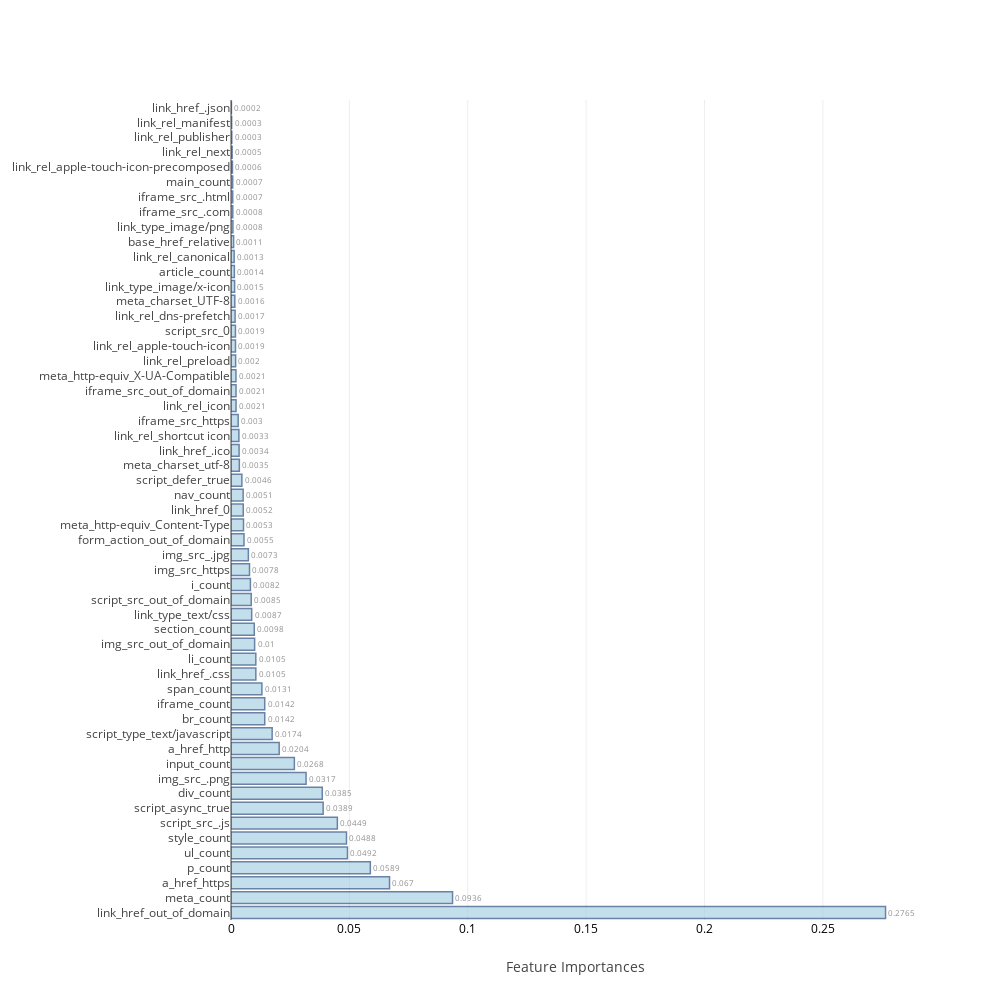
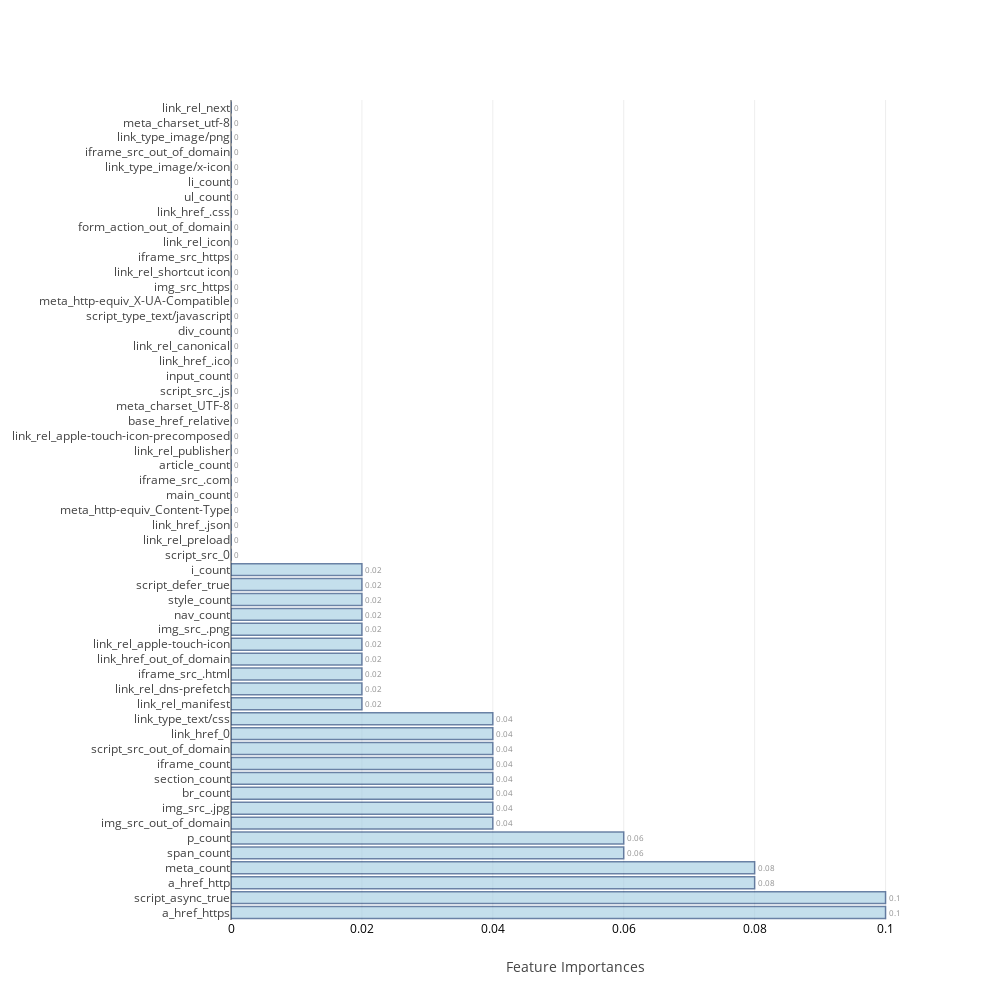
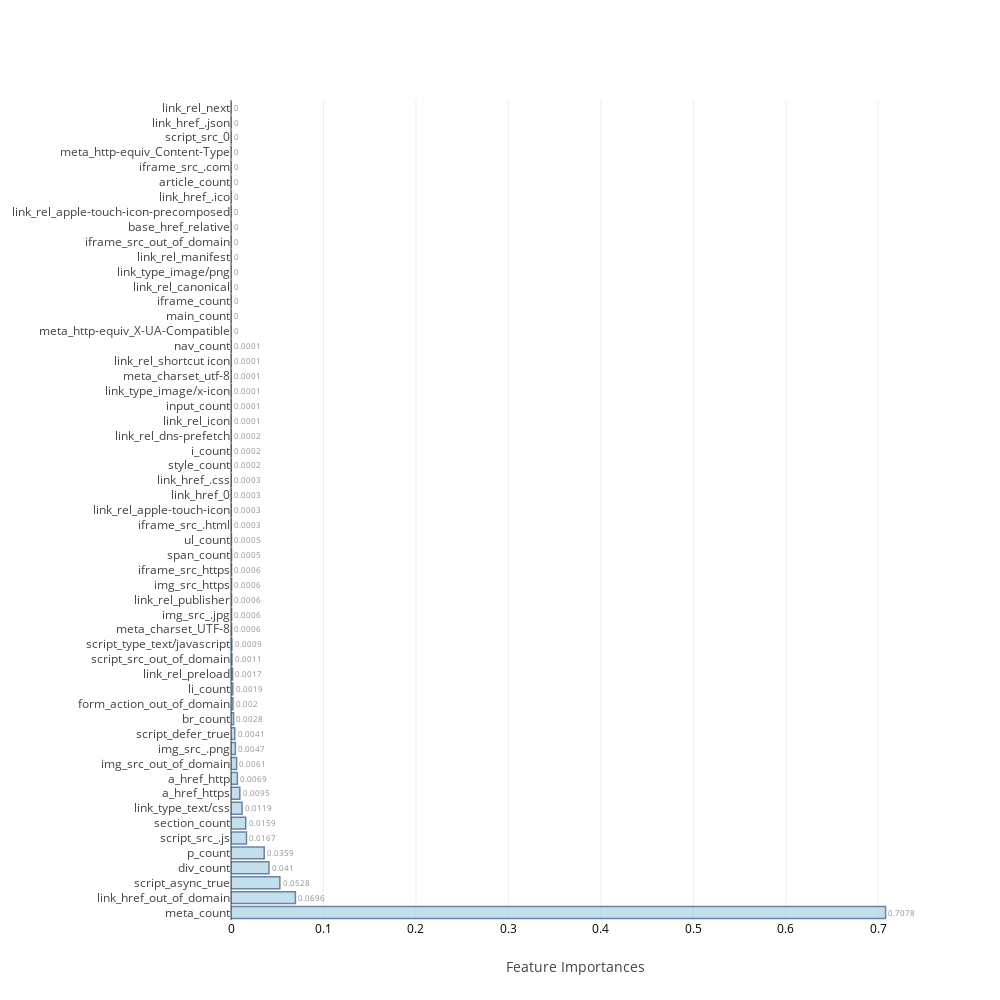
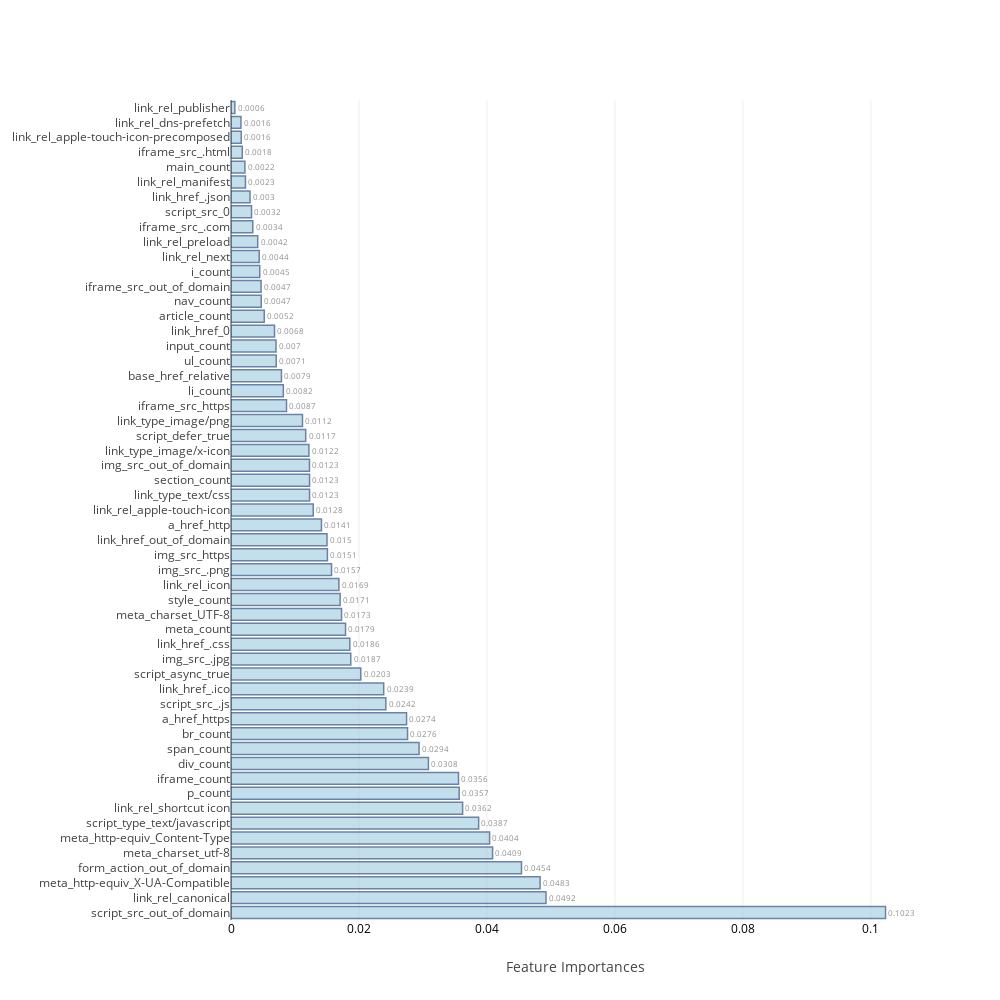

Write notebook code for charts like these, in order.
### Code cell
ind_columns=['KNeighborsClassifier','LogisticRegression','RandomForestClassifier','AdaBoostClassifier',
             'GradientBoostingClassifier','ExtraTreeClassifier','BaggingClassifier','Neural Network-1']

f=[KNN_model,Logistic_model,RandomForest,AdaBoost,GradientBoosting, ExtraTree,Bagging,DeepLearning1]

## Table to store training and test measures
table_80_50_train=pd.DataFrame(columns=['accuracy','TP','TN','FP','FN','FPR','FNR'])
table_80_50_test=pd.DataFrame(columns=['accuracy','TP','TN','FP','FN','FPR','FNR','auc','MCC'])

feat_imp=[None]*4
j=0
for i in range(0,8):
    if i>=2 and i<=5:
        model,cm_train,cm_test,acc_train,acc_test,roc_auc,feat_imp[j],mcc=f[i](scaled_X_train,train_Y,scaled_X_test,test_Y,columns)
        j=j+1
    else:
        model,cm_train,cm_test,acc_train,acc_test,roc_auc,mcc=f[i](scaled_X_train,train_Y,scaled_X_test,test_Y)
    table_80_50_train.loc[i]=   ([acc_train,cm_train.TP,cm_train.TN,cm_train.FP,cm_train.FN,cm_train.FPR,cm_train.FNR])
    table_80_50_test.loc[i] =   ([acc_test ,cm_test.TP, cm_test.TN, cm_test.FP, cm_test.FN, cm_test.FPR, cm_test.FNR,roc_auc,mcc])
    print("\n")

### Figure 1 — Plotly figure (JSON) as saved in the notebook; plotly's stock layout.template omitted (floating-point values rounded to 4 significant figures)
{"data": [{"marker": {"color": "rgb(158,202,225)", "line": {"color": "rgb(8,48,107)", "width": 1.5}}, "opacity": 0.6, "orientation": "h", "text": [0.2765, 0.0936, 0.067, 0.0589, 0.0492, 0.0488, 0.0449, 0.0389, 0.0385, 0.0317, 0.0268, 0.0204, 0.0174, 0.0142, 0.0142, 0.0131, 0.0105, 0.0105, 0.01, 0.0098, 0.0087, 0.0085, 0.0082, 0.0078, 0.0073, 0.0055, 0.0053, 0.0052, 0.0051, 0.0046, 0.0035, 0.0034, 0.0033, 0.003, 0.0021, 0.0021, 0.0021, 0.002, 0.0019, 0.0019, 0.0017, 0.0016, 0.0015, 0.0014, 0.0013, 0.0011, 0.0008, 0.0008, 0.0007, 0.0007, 0.0006, 0.0005, 0.0003, 0.0003, 0.0002], "textposition": "outside", "type": "bar", "uid": "f3161a34-a0f7-42b7-b001-867037237b07", "x": [0.2765, 0.09357, 0.06696, 0.05885, 0.04919, 0.04877, 0.04492, 0.03892, 0.03855, 0.0317, 0.02676, 0.02035, 0.01738, 0.01425, 0.01424, 0.01305, 0.01049, 0.01048, 0.009977, 0.00983, 0.008736, 0.008543, 0.008194, 0.007815, 0.007328, 0.005495, 0.00528, 0.005173, 0.005137, 0.00459, 0.003517, 0.003415, 0.003333, 0.003029, 0.002128, 0.002114, 0.002092, 0.001954, 0.001899, 0.001872, 0.001731, 0.001604, 0.001526, 0.001422, 0.001331, 0.001105, 0.0008073, 0.0007507, 0.0007314, 0.00072, 0.0006128, 0.0004803, 0.0003389, 0.0002812, 0.0001827], "y": ["link_href_out_of_domain", "meta_count", "a_href_https", "p_count", "ul_count", "style_count", "script_src_.js", "script_async_true", "div_count", "img_src_.png", "input_count", "a_href_http", "script_type_text/javascript", "br_count", "iframe_count", "span_count", "link_href_.css", "li_count", "img_src_out_of_domain", "section_count", "link_type_text/css", "script_src_out_of_domain", "i_count", "img_src_https", "img_src_.jpg", "form_action_out_of_domain", "meta_http-equiv_Content-Type", "link_href_0", "nav_count", "script_defer_true", "meta_charset_utf-8", "link_href_.ico", "link_rel_shortcut icon", "iframe_src_https", "link_rel_icon", "iframe_src_out_of_domain", "meta_http-equiv_X-UA-Compatible", "link_rel_preload", "link_rel_apple-touch-icon", "script_src_0", "link_rel_dns-prefetch", "meta_charset_UTF-8", "link_type_image/x-icon", "article_count", "link_rel_canonical", "base_href_relative", "link_type_image/png", "iframe_src_.com", "iframe_src_.html", "main_count", "link_rel_apple-touch-icon-precomposed", "link_rel_next", "link_rel_publisher", "link_rel_manifest", "link_href_.json"]}], "layout": {"autosize": false, "height": 1000, "width": 1000, "xaxis": {"tickfont": {"color": "black", "size": 12}, "title": "Feature Importances"}, "yaxis": {"automargin": true}}}

### Figure 2 — Plotly figure (JSON) as saved in the notebook; plotly's stock layout.template omitted (floating-point values rounded to 4 significant figures)
{"data": [{"marker": {"color": "rgb(158,202,225)", "line": {"color": "rgb(8,48,107)", "width": 1.5}}, "opacity": 0.6, "orientation": "h", "text": [0.1, 0.1, 0.08, 0.08, 0.06, 0.06, 0.04, 0.04, 0.04, 0.04, 0.04, 0.04, 0.04, 0.04, 0.02, 0.02, 0.02, 0.02, 0.02, 0.02, 0.02, 0.02, 0.02, 0.02, 0, 0, 0, 0, 0, 0, 0, 0, 0, 0, 0, 0, 0, 0, 0, 0, 0, 0, 0, 0, 0, 0, 0, 0, 0, 0, 0, 0, 0, 0, 0], "textposition": "outside", "type": "bar", "uid": "c3d4dfd0-db03-4b76-b26f-9791de8c0142", "x": [0.1, 0.1, 0.08, 0.08, 0.06, 0.06, 0.04, 0.04, 0.04, 0.04, 0.04, 0.04, 0.04, 0.04, 0.02, 0.02, 0.02, 0.02, 0.02, 0.02, 0.02, 0.02, 0.02, 0.02, 0, 0, 0, 0, 0, 0, 0, 0, 0, 0, 0, 0, 0, 0, 0, 0, 0, 0, 0, 0, 0, 0, 0, 0, 0, 0, 0, 0, 0, 0, 0], "y": ["a_href_https", "script_async_true", "a_href_http", "meta_count", "span_count", "p_count", "img_src_out_of_domain", "img_src_.jpg", "br_count", "section_count", "iframe_count", "script_src_out_of_domain", "link_href_0", "link_type_text/css", "link_rel_manifest", "link_rel_dns-prefetch", "iframe_src_.html", "link_href_out_of_domain", "link_rel_apple-touch-icon", "img_src_.png", "nav_count", "style_count", "script_defer_true", "i_count", "script_src_0", "link_rel_preload", "link_href_.json", "meta_http-equiv_Content-Type", "main_count", "iframe_src_.com", "article_count", "link_rel_publisher", "link_rel_apple-touch-icon-precomposed", "base_href_relative", "meta_charset_UTF-8", "script_src_.js", "input_count", "link_href_.ico", "link_rel_canonical", "div_count", "script_type_text/javascript", "meta_http-equiv_X-UA-Compatible", "img_src_https", "link_rel_shortcut icon", "iframe_src_https", "link_rel_icon", "form_action_out_of_domain", "link_href_.css", "ul_count", "li_count", "link_type_image/x-icon", "iframe_src_out_of_domain", "link_type_image/png", "meta_charset_utf-8", "link_rel_next"]}], "layout": {"autosize": false, "height": 1000, "width": 1000, "xaxis": {"tickfont": {"color": "black", "size": 12}, "title": "Feature Importances"}, "yaxis": {"automargin": true}}}

### Figure 3 — Plotly figure (JSON) as saved in the notebook; plotly's stock layout.template omitted (floating-point values rounded to 4 significant figures)
{"data": [{"marker": {"color": "rgb(158,202,225)", "line": {"color": "rgb(8,48,107)", "width": 1.5}}, "opacity": 0.6, "orientation": "h", "text": [0.7078, 0.0696, 0.0528, 0.041, 0.0359, 0.0167, 0.0159, 0.0119, 0.0095, 0.0069, 0.0061, 0.0047, 0.0041, 0.0028, 0.002, 0.0019, 0.0017, 0.0011, 0.0009, 0.0006, 0.0006, 0.0006, 0.0006, 0.0006, 0.0005, 0.0005, 0.0003, 0.0003, 0.0003, 0.0003, 0.0002, 0.0002, 0.0002, 0.0001, 0.0001, 0.0001, 0.0001, 0.0001, 0.0001, 0, 0, 0, 0, 0, 0, 0, 0, 0, 0, 0, 0, 0, 0, 0, 0], "textposition": "outside", "type": "bar", "uid": "bb4e26a6-a74f-4bb7-9645-a01a1324512d", "x": [0.7078, 0.06965, 0.05284, 0.04103, 0.03592, 0.01674, 0.01593, 0.01194, 0.009517, 0.006885, 0.006051, 0.004699, 0.004084, 0.002774, 0.002021, 0.001897, 0.001669, 0.001056, 0.0009041, 0.0006436, 0.0006197, 0.0006003, 0.0005788, 0.0005548, 0.0005378, 0.0004732, 0.000296, 0.000282, 0.0002697, 0.000257, 0.0002286, 0.0002031, 0.000151, 0.0001331, 0.000129, 0.0001197, 0.0001167, 9.586e-05, 8.805e-05, 4.83e-05, 4.022e-05, 3.871e-05, 3.587e-05, 1.655e-05, 6.94e-06, 6.637e-06, 0, 0, 0, 0, 0, 0, 0, 0, 0], "y": ["meta_count", "link_href_out_of_domain", "script_async_true", "div_count", "p_count", "script_src_.js", "section_count", "link_type_text/css", "a_href_https", "a_href_http", "img_src_out_of_domain", "img_src_.png", "script_defer_true", "br_count", "form_action_out_of_domain", "li_count", "link_rel_preload", "script_src_out_of_domain", "script_type_text/javascript", "meta_charset_UTF-8", "img_src_.jpg", "link_rel_publisher", "img_src_https", "iframe_src_https", "span_count", "ul_count", "iframe_src_.html", "link_rel_apple-touch-icon", "link_href_0", "link_href_.css", "style_count", "i_count", "link_rel_dns-prefetch", "link_rel_icon", "input_count", "link_type_image/x-icon", "meta_charset_utf-8", "link_rel_shortcut icon", "nav_count", "meta_http-equiv_X-UA-Compatible", "main_count", "iframe_count", "link_rel_canonical", "link_type_image/png", "link_rel_manifest", "iframe_src_out_of_domain", "base_href_relative", "link_rel_apple-touch-icon-precomposed", "link_href_.ico", "article_count", "iframe_src_.com", "meta_http-equiv_Content-Type", "script_src_0", "link_href_.json", "link_rel_next"]}], "layout": {"autosize": false, "height": 1000, "width": 1000, "xaxis": {"tickfont": {"color": "black", "size": 12}, "title": "Feature Importances"}, "yaxis": {"automargin": true}}}

### Figure 4 — Plotly figure (JSON) as saved in the notebook; plotly's stock layout.template omitted (floating-point values rounded to 4 significant figures)
{"data": [{"marker": {"color": "rgb(158,202,225)", "line": {"color": "rgb(8,48,107)", "width": 1.5}}, "opacity": 0.6, "orientation": "h", "text": [0.1023, 0.0492, 0.0483, 0.0454, 0.0409, 0.0404, 0.0387, 0.0362, 0.0357, 0.0356, 0.0308, 0.0294, 0.0276, 0.0274, 0.0242, 0.0239, 0.0203, 0.0187, 0.0186, 0.0179, 0.0173, 0.0171, 0.0169, 0.0157, 0.0151, 0.015, 0.0141, 0.0128, 0.0123, 0.0123, 0.0123, 0.0122, 0.0117, 0.0112, 0.0087, 0.0082, 0.0079, 0.0071, 0.007, 0.0068, 0.0052, 0.0047, 0.0047, 0.0045, 0.0044, 0.0042, 0.0034, 0.0032, 0.003, 0.0023, 0.0022, 0.0018, 0.0016, 0.0016, 0.0006], "textposition": "outside", "type": "bar", "uid": "ab752a40-8654-49fa-ad8d-f3f29fced577", "x": [0.1023, 0.04922, 0.0483, 0.04539, 0.04087, 0.04041, 0.0387, 0.0362, 0.03566, 0.03555, 0.03085, 0.02938, 0.02759, 0.02743, 0.02419, 0.02386, 0.02028, 0.01872, 0.01857, 0.0179, 0.01728, 0.01705, 0.01686, 0.01571, 0.01507, 0.015, 0.01414, 0.01285, 0.01228, 0.01228, 0.01227, 0.01217, 0.01167, 0.01117, 0.008673, 0.008178, 0.007884, 0.007066, 0.007031, 0.006806, 0.005194, 0.004723, 0.004697, 0.004491, 0.004406, 0.004174, 0.0034, 0.00321, 0.002969, 0.002258, 0.00217, 0.001761, 0.001601, 0.001552, 0.0005987], "y": ["script_src_out_of_domain", "link_rel_canonical", "meta_http-equiv_X-UA-Compatible", "form_action_out_of_domain", "meta_charset_utf-8", "meta_http-equiv_Content-Type", "script_type_text/javascript", "link_rel_shortcut icon", "p_count", "iframe_count", "div_count", "span_count", "br_count", "a_href_https", "script_src_.js", "link_href_.ico", "script_async_true", "img_src_.jpg", "link_href_.css", "meta_count", "meta_charset_UTF-8", "style_count", "link_rel_icon", "img_src_.png", "img_src_https", "link_href_out_of_domain", "a_href_http", "link_rel_apple-touch-icon", "link_type_text/css", "section_count", "img_src_out_of_domain", "link_type_image/x-icon", "script_defer_true", "link_type_image/png", "iframe_src_https", "li_count", "base_href_relative", "ul_count", "input_count", "link_href_0", "article_count", "nav_count", "iframe_src_out_of_domain", "i_count", "link_rel_next", "link_rel_preload", "iframe_src_.com", "script_src_0", "link_href_.json", "link_rel_manifest", "main_count", "iframe_src_.html", "link_rel_apple-touch-icon-precomposed", "link_rel_dns-prefetch", "link_rel_publisher"]}], "layout": {"autosize": false, "height": 1000, "width": 1000, "xaxis": {"tickfont": {"color": "black", "size": 12}, "title": "Feature Importances"}, "yaxis": {"automargin": true}}}
